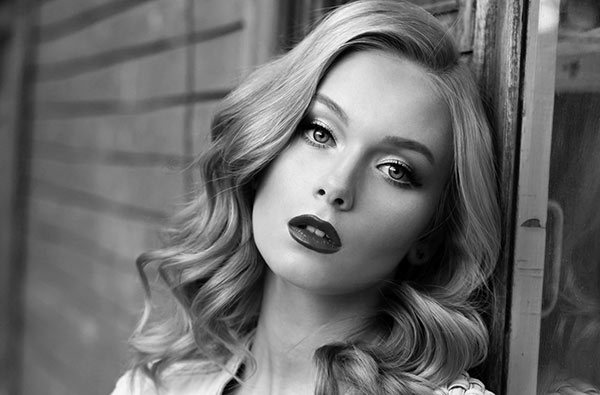
#> input picture abc.jpg, 600 x 395 px
$ python Laplace.py   (older library calls are emulated)
#> lines starting #> are read from the running program, lines starting #| are printed output that depends on the picture
import cv2
import numpy as np

print("HELLO ile 2")
img = cv2.imread("abc.jpg")
#> img is the input picture: shape (395, 600, 3); min 0, max 255, mean 106.5
# median=cv2.medianBlur(img,5)
# gauss = cv2.GaussianBlur(img,(5,5),0)
laplacian=cv2.Laplacian(img,cv2.CV_16S,3)
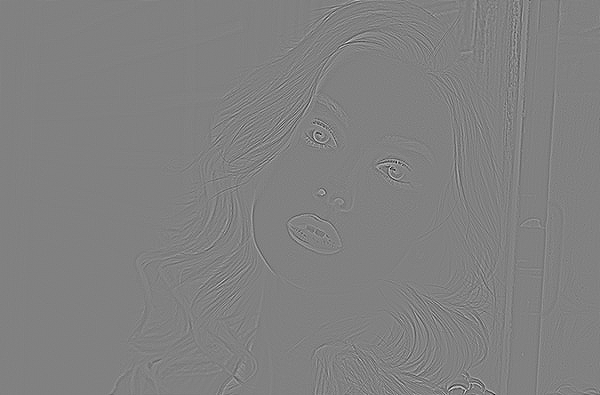
#> laplacian: shape (395, 600, 3) int16; min -382, max 372, mean 0; drawn with min black and max white
images = np.concatenate((img,laplacian), axis=1)
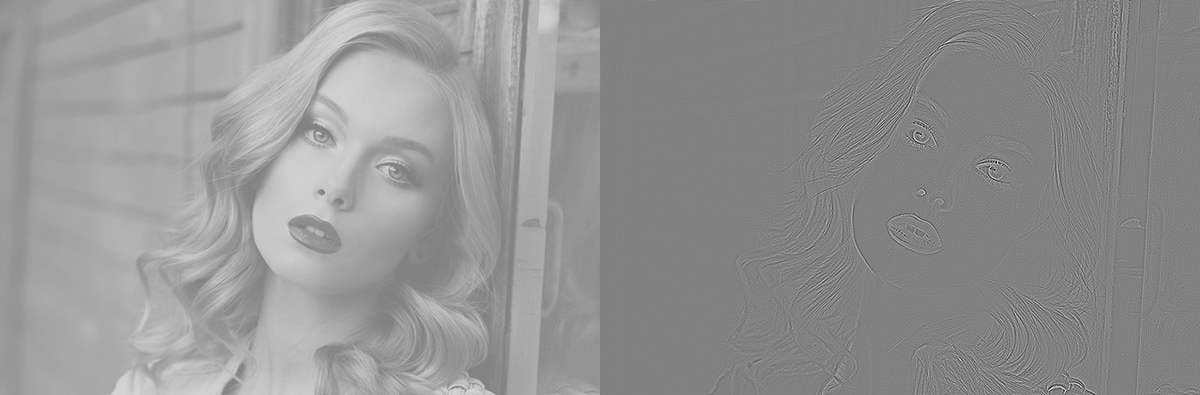
#> images: shape (395, 1200, 3) int16; min -382, max 372, mean 53.3; drawn with min black and max white


cv2.imshow('img', laplacian)
cv2.waitKey(0)
cv2.destroyAllWindows

$ run again, with saltnpepa.jpg copied over abc.jpg
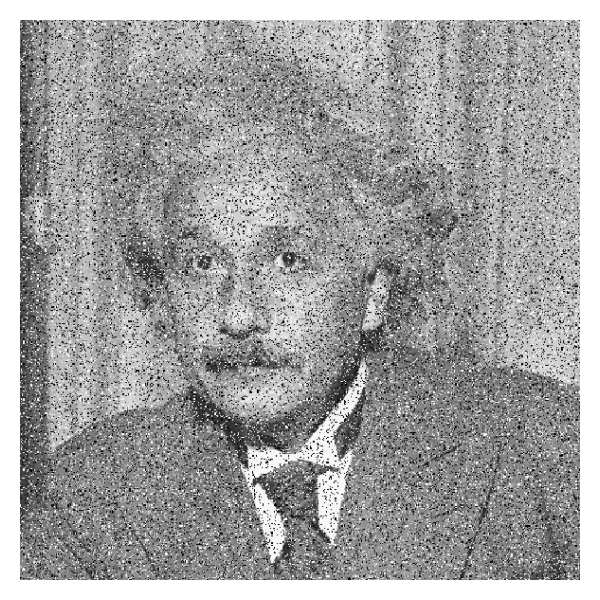
#> input picture saltnpepa.jpg, 600 x 600 px
#> img is the input picture: shape (600, 600, 3); min 0, max 255, mean 160.7
#> `laplacian=cv2.Laplacian(img,cv2.CV_16S,3)`:
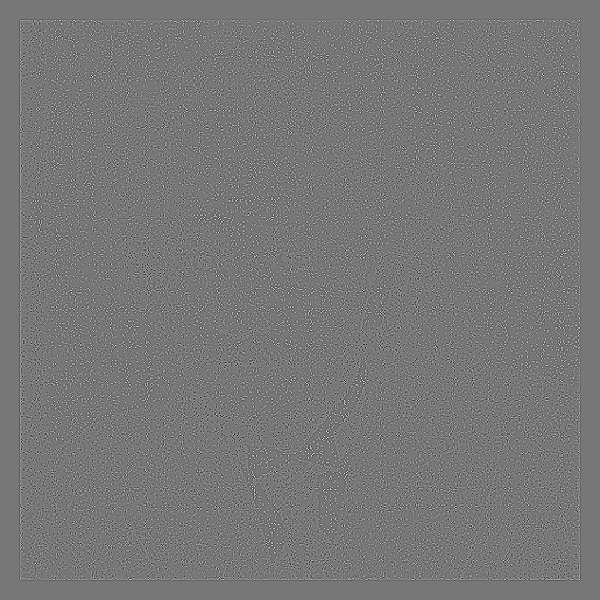
#> laplacian: shape (600, 600, 3) int16; min -751, max 848, mean 0; drawn with min black and max white
#> `images = np.concatenate((img,laplacian), axis=1)`:
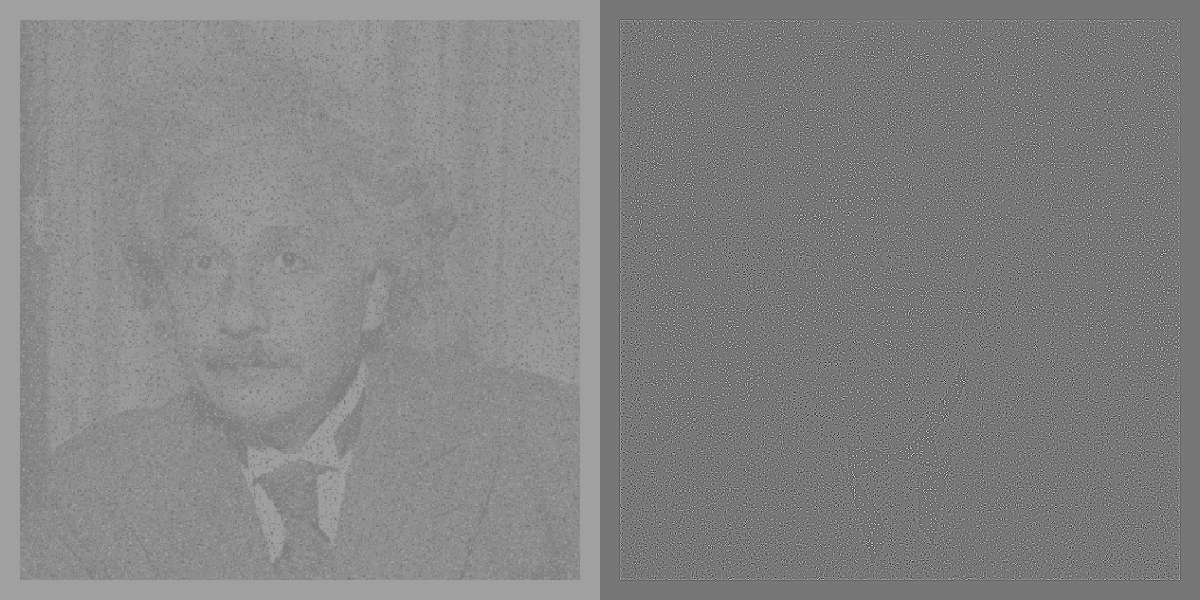
#> images: shape (600, 1200, 3) int16; min -751, max 848, mean 80.3; drawn with min black and max white
